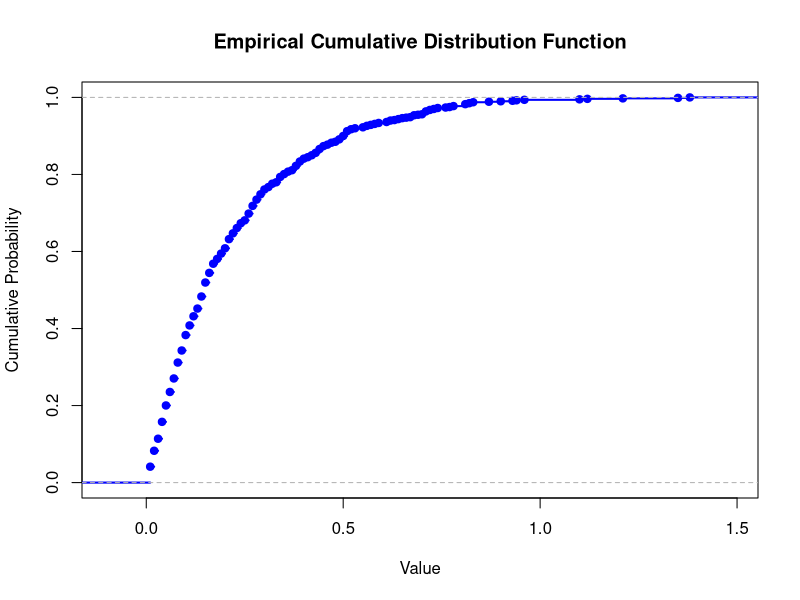

The R source for this figure:
data <- read.table("nerve.dat.txt", header = FALSE, sep = "\t")
single_column <- as.vector(t(data))
single_column <- na.omit(single_column)

ecdf_func <- ecdf(single_column)
summary(ecdf_func)

plot(ecdf_func, 
     main = "Empirical Cumulative Distribution Function", 
     xlab = "Value", 
     ylab = "Cumulative Probability",
     col = "blue", 
     lwd = 2)

quantiles <- quantile(single_column, probs = c(0, 0.25, 0.5, 0.75, 1))
print(quantiles)
